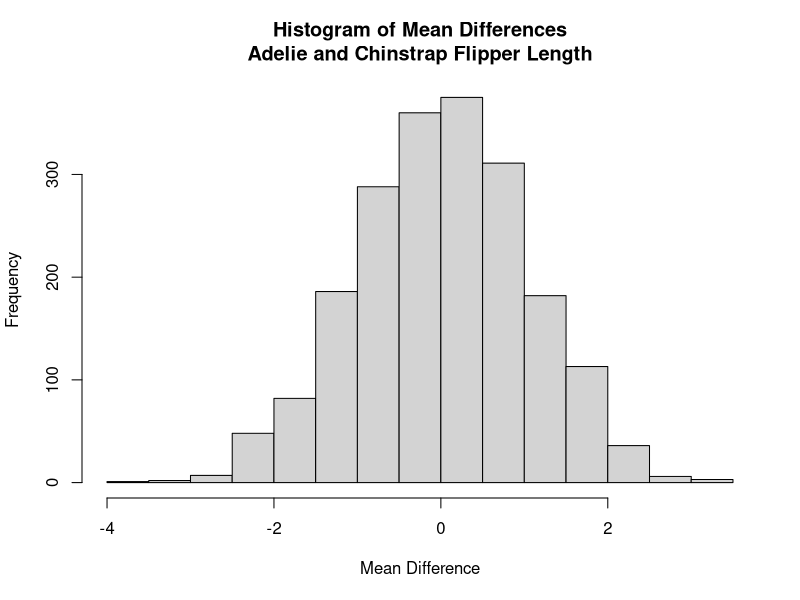
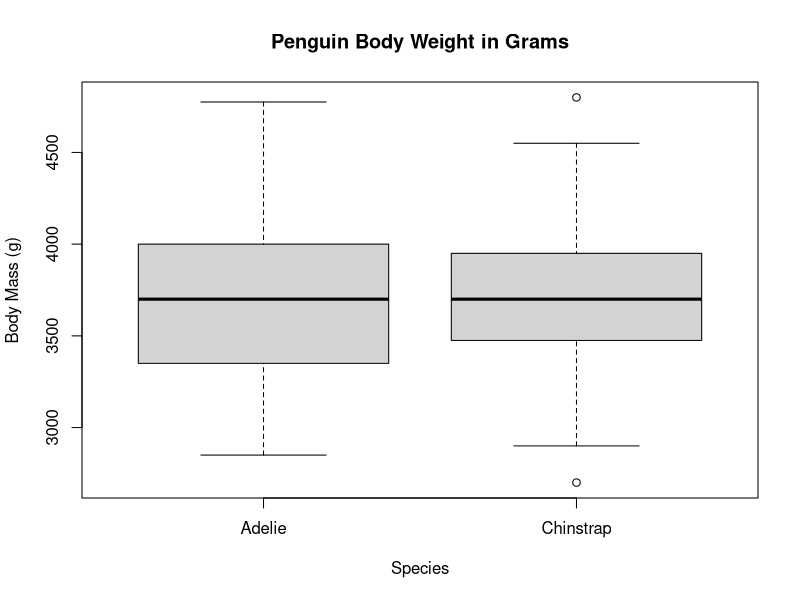
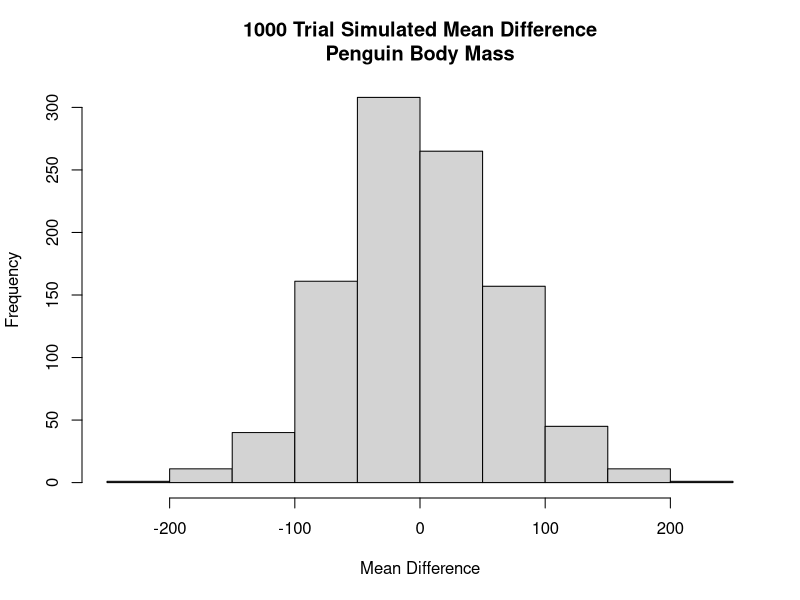

Write R code to recreate these figures, in order.
## ---- chunk 1
require("palmerpenguins")
rm(list = ls())

sse_mean = function(x)
{
  sd(x, na.rm = TRUE) / sqrt(length(x) - sum(is.na(x)))
}

sse_mean(penguins$body_mass_g)
sse_mean(mtcars$mpg)
## ---- chunk 2
set.seed(4587845)
two_group_resample = function(x, n_1, n_2)
{
  mean(
    sample(x, n_1, replace = TRUE), na.rm = TRUE) - mean(
      sample(x, n_2, replace = TRUE), na.rm = TRUE)
}
## ---- chunk 3
n = 2000
dat_pen = droplevels(subset(penguins, species != "Gentoo"))
mean_differences = c()
for (i in 1:n)
{
  mean_differences = c(
    mean_differences,
    two_group_resample(dat_pen$flipper_length_mm, 68, 152)
  )
}
hist(mean_differences, main = "Histogram of Mean Differences\nAdelie and Chinstrap Flipper Length", xlab = "Mean Difference")
## ---- chunk 4
agg_means = aggregate(
  flipper_length_mm ~ species,
  data = dat_pen,
  FUN = mean,
  na.rm = TRUE)

diff_observed = diff(agg_means[,2])

sum(abs(mean_differences) >= diff_observed)
## ---- chunk 5
boxplot(dat_pen$body_mass_g ~ dat_pen$species, main = "Penguin Body Weight in Grams", xlab = "Species", ylab = "Body Mass (g)")
## ---- chunk 6
agg_pen_means = aggregate(
  body_mass_g ~ species,
  data = dat_pen,
  FUN = mean,
  na.rm = TRUE)

agg_pen_means

## ---- chunk 7
diff_crit = diff(agg_pen_means[,2])

diff_crit
## ---- chunk 8
t.test(dat_pen$body_mass_g ~ dat_pen$species)
## ---- chunk 9

n = 1000
mean_differences_mass = c()
for (i in 1:n)
{
  mean_differences_mass = c(
    mean_differences_mass,
    two_group_resample(dat_pen$body_mass_g, 68, 152)
  )
}

sum(abs(mean_differences_mass) >= diff_crit)
## ---- chunk 10
hist(mean_differences_mass, main = "1000 Trial Simulated Mean Difference\nPenguin Body Mass", xlab = "Mean Difference")
